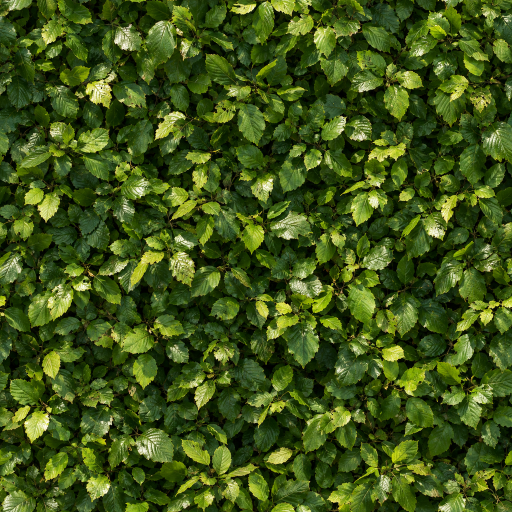
#> input picture app/src/main/assets/canopy.png, 1024 x 1024 px, found by its file name (shown at 1/2 size)
$ python forest_materials.py
#> lines starting #> are read from the running program, lines starting #| are printed output that depends on the picture
"""Offline material baking for C++ forest renderer.
Outputs a pine-needle atlas, realistic-textured pine bark variant,
and granite-like rock albedo/normal, without extra per-frame CPU work.
"""
from pathlib import Path
import argparse, math, random
import numpy as np
from PIL import Image, ImageDraw, ImageFilter

def normal_map(img: Image.Image, strength: float=3.5, side: int=512):
    gray=img.convert("L").resize((side,side),Image.Resampling.LANCZOS)
    h=np.asarray(gray.filter(ImageFilter.GaussianBlur(.65)),np.float32)/255.
    dx=(np.roll(h,-1,axis=1)-np.roll(h,1,axis=1))*strength
    dy=(np.roll(h,-1,axis=0)-np.roll(h,1,axis=0))*strength
    n=np.stack((-dx,-dy,np.ones_like(dx)),axis=-1)
    n/=np.maximum(np.linalg.norm(n,axis=-1,keepdims=True),1e-5)
    return Image.fromarray(np.uint8(np.clip((n*.5+.5)*255,0,255)),"RGB")

def create_pine(root: Path, size: int=1024):
    cell=size//4
    sheet=Image.new("RGBA",(size,size),(0,0,0,0))
    nsheet=Image.new("RGBA",(size,size),(128,128,255,0))
    colors=np.asarray(Image.open(root/"canopy.png").convert("RGB").resize((128,128)),np.uint8)
    for idx in range(16):
        rng=random.Random(idx*991+77)
        layer=Image.new("RGBA",(cell,cell))
        bump=Image.new("L",(cell,cell),127)
        draw=ImageDraw.Draw(layer)
        height=ImageDraw.Draw(bump)
        for twig in range(4+(idx%4)):
            a=2*math.pi*(twig+.3*rng.random())/(4+idx%4)
            base=(cell*.46+rng.uniform(-cell*.10,cell*.10),
                  cell*.63+rng.uniform(-cell*.12,cell*.12))
            long=cell*rng.uniform(.27,.44)
            end=(base[0]+math.cos(a)*long,base[1]+math.sin(a)*long)
            c=np.asarray(colors[rng.randrange(128),rng.randrange(128)],np.int32)
            hue=(int(max(15,c[0]*.60)),int(max(30,c[1]*.83)),int(max(17,c[2]*.63)),255)
            draw.line([base,end],fill=(77,74,34,255),width=2)
            height.line([base,end],fill=182,width=2)
            for needle in range(4,26):
                t=needle/27.
                px=base[0]+(end[0]-base[0])*t
                py=base[1]+(end[1]-base[1])*t
                reach=cell*rng.uniform(.035,.105)*(1.-t*.68)
                angle=a+math.pi/2.
                for sign in (-1,1):
                    x=px+math.cos(angle)*reach*sign+math.cos(a)*reach*.4
                    y=py+math.sin(angle)*reach*sign+math.sin(a)*reach*.4
                    col=(min(255,int(hue[0]*rng.uniform(.85,1.17))),
                         min(255,int(hue[1]*rng.uniform(.85,1.22))),
                         min(255,int(hue[2]*rng.uniform(.86,1.14))),255)
                    draw.line([(px,py),(x,y)],fill=col,width=rng.choice((1,2,2,3)))
                    height.line([(px,py),(x,y)],fill=201,width=2)
        h=np.asarray(bump.filter(ImageFilter.GaussianBlur(.7)),np.float32)/255.
        dx=(np.roll(h,-1,axis=1)-np.roll(h,1,axis=1))*2.0
        dy=(np.roll(h,-1,axis=0)-np.roll(h,1,axis=0))*2.0
        nn=np.stack((-dx,-dy,np.ones_like(dx)),axis=-1)
        nn/=np.maximum(np.linalg.norm(nn,axis=-1,keepdims=True),1e-6)
        rgb=np.uint8(np.clip((nn*.5+.5)*255,0,255))
        offset=(idx%4*cell,idx//4*cell)
        sheet.paste(layer,offset)
        nsheet.paste(Image.fromarray(np.dstack((rgb,np.asarray(layer.getchannel("A")))),"RGBA"),offset)
    sheet.save(root/"pine_atlas.png",optimize=True)
    nsheet.save(root/"pine_normal.png",optimize=True)

def rock_surface(side: int):
    rng=np.random.default_rng(418)
    x,y=np.meshgrid(np.arange(side),np.arange(side))
    noise=np.zeros((side,side),np.float32)
    for n,w in ((8,1.0),(18,.58),(40,.32),(96,.22),(256,.12)):
        coarse=np.uint8(rng.integers(0,256,(n,n)))
        smooth=np.asarray(Image.fromarray(coarse,"L").resize((side,side),Image.Resampling.BICUBIC).filter(ImageFilter.GaussianBlur(max(0.45,side/(n*4)))) ,np.float32)/255.
        noise+=(smooth-.5)*w
    crack=np.sin(x*.045+np.sin(y*.018)*2.2)*np.cos(y*.057+np.sin(x*.026)*1.2)
    shape=np.clip(noise*.62+crack*.065,-.37,.37)
    base=np.empty((side,side,3),np.float32)
    base[:,:,0]=103+shape*95
    base[:,:,1]=104+shape*103
    base[:,:,2]=99+shape*97
    veins=(crack<-.91).astype(np.float32)*22.
    base-=veins[:,:,None]
    return Image.fromarray(np.uint8(np.clip(base,5,235)),"RGB")

def create_assets(root: Path):
    # Real CC0 PBR photos are shipped in Git, checked by SHA256 and refreshed
    # by tools/fetch_assets.py. Never replace rocks or bark with synthetic noise.
    for name in ("pine_bark.png","pine_bark_normal.png","rock.png","rock_normal.png"):
        if not (root/name).is_file():
            raise RuntimeError("Missing pinned photographic material: "+name)
    create_pine(root)
#> in create_pine, `sheet=Image.new("RGBA",(size,size),(0,0,0,0))`: sheet: PIL image 1024x1024 RGBA; every value is 0
#> in create_pine, `colors=np.asarray(Image.open(root/"canopy.png").convert("RGB").resize(..`:
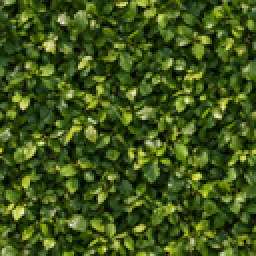
#> colors: shape (128, 128, 3) (shown 2 times larger); mean R, G, B 63.1, 84.2, 23.8
#> after the loop in create_pine, `for idx in range(16):`:
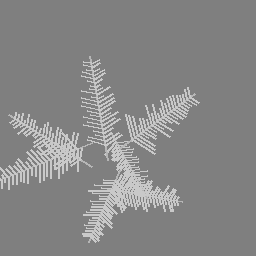
#> bump: PIL image 256x256 L; min 127, max 201, mean 134.8
#> after the loop in create_pine, `for idx in range(16):`:
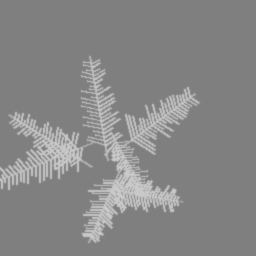
#> h: shape (256, 256) float32; min 0.498, max 0.788, mean 0.529
#> after the loop in create_pine, `for idx in range(16):`:
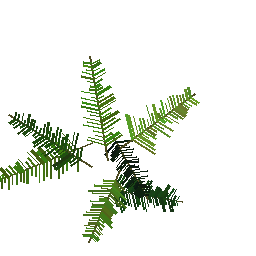
#> layer: PIL image 256x256 RGBA; mean R, G, B, A 6.4, 10.8, 2.7, 28.9; transparent parts drawn white
#> after the loop in create_pine, `for idx in range(16):`:
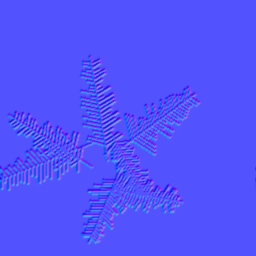
#> nn: shape (256, 256, 3) float32; mean R, G, B 1.21e-05, -3.68e-05, 0.992; drawn with min black and max white
#> after the loop in create_pine, `for idx in range(16):`:
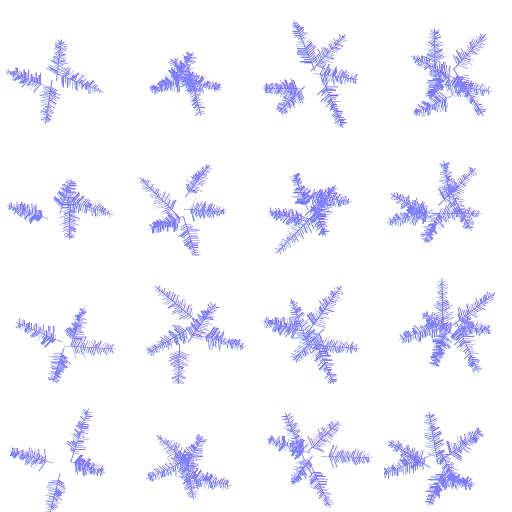
#> nsheet: PIL image 1024x1024 RGBA (shown at 1/2 size); mean R, G, B, A 127, 127, 254.1, 22.3; transparent parts drawn white
#> after the loop in create_pine, `for idx in range(16):`:
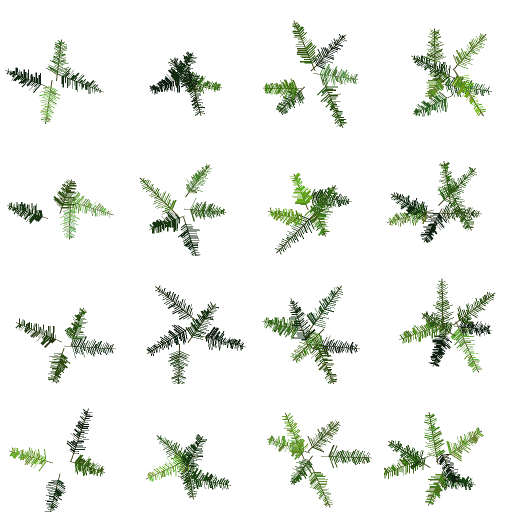
#> sheet: PIL image 1024x1024 RGBA (shown at 1/2 size); mean R, G, B, A 4.3, 7.4, 2.2, 22.3; transparent parts drawn white
    for name in ("pine_atlas.png","pine_normal.png"):
        print("baked legacy pine cards",root/name)

if __name__=="__main__":
    cli=argparse.ArgumentParser()
    cli.add_argument("--assets",type=Path,default=Path("app/src/main/assets"))
    args=cli.parse_args()
    create_assets(args.assets)

$ run again, with app/src/main/assets/bark_height.png copied over app/src/main/assets/canopy.png
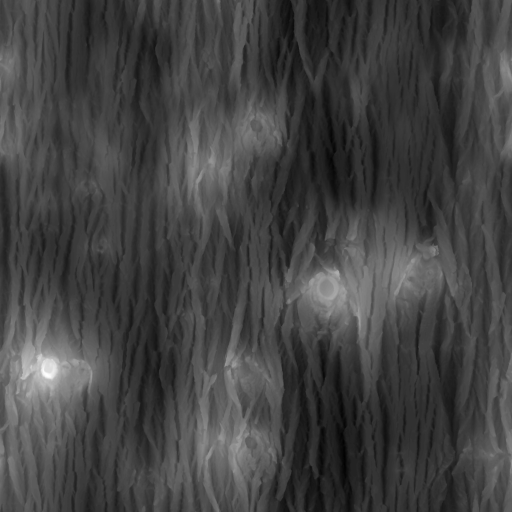
#> input picture app/src/main/assets/bark_height.png, 1024 x 1024 px, found by its file name (shown at 1/2 size)
#> after the loop in create_pine, `for idx in range(16):`:
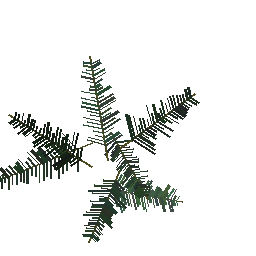
#> layer: PIL image 256x256 RGBA; mean R, G, B, A 4.6, 6.3, 4.5, 28.9; transparent parts drawn white
#> after the loop in create_pine, `for idx in range(16):`:
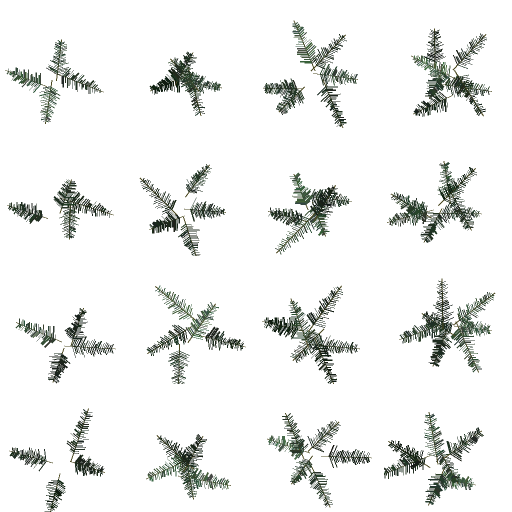
#> sheet: PIL image 1024x1024 RGBA (shown at 1/2 size); mean R, G, B, A 3.5, 4.8, 3.4, 22.3; transparent parts drawn white

$ run again, with app/src/main/assets/bark_platanus.png copied over app/src/main/assets/canopy.png
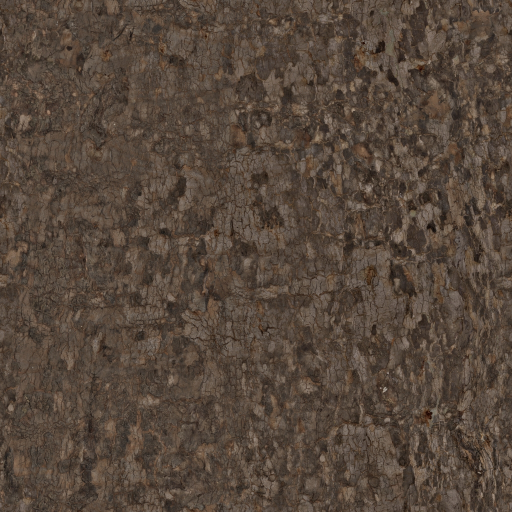
#> input picture app/src/main/assets/bark_platanus.png, 1024 x 1024 px, found by its file name (shown at 1/2 size)
#> after the loop in create_pine, `for idx in range(16):`:
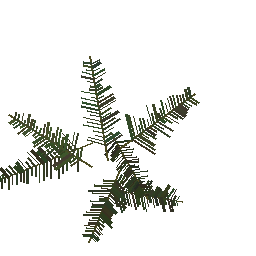
#> layer: PIL image 256x256 RGBA; mean R, G, B, A 6.2, 7.2, 4.3, 28.9; transparent parts drawn white
#> after the loop in create_pine, `for idx in range(16):`:
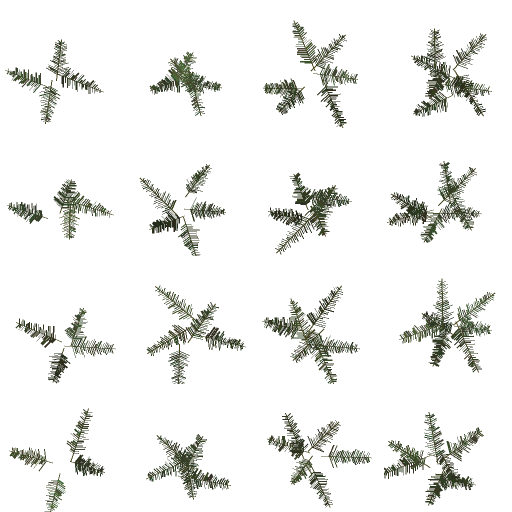
#> sheet: PIL image 1024x1024 RGBA (shown at 1/2 size); mean R, G, B, A 4.8, 5.5, 3.3, 22.3; transparent parts drawn white
